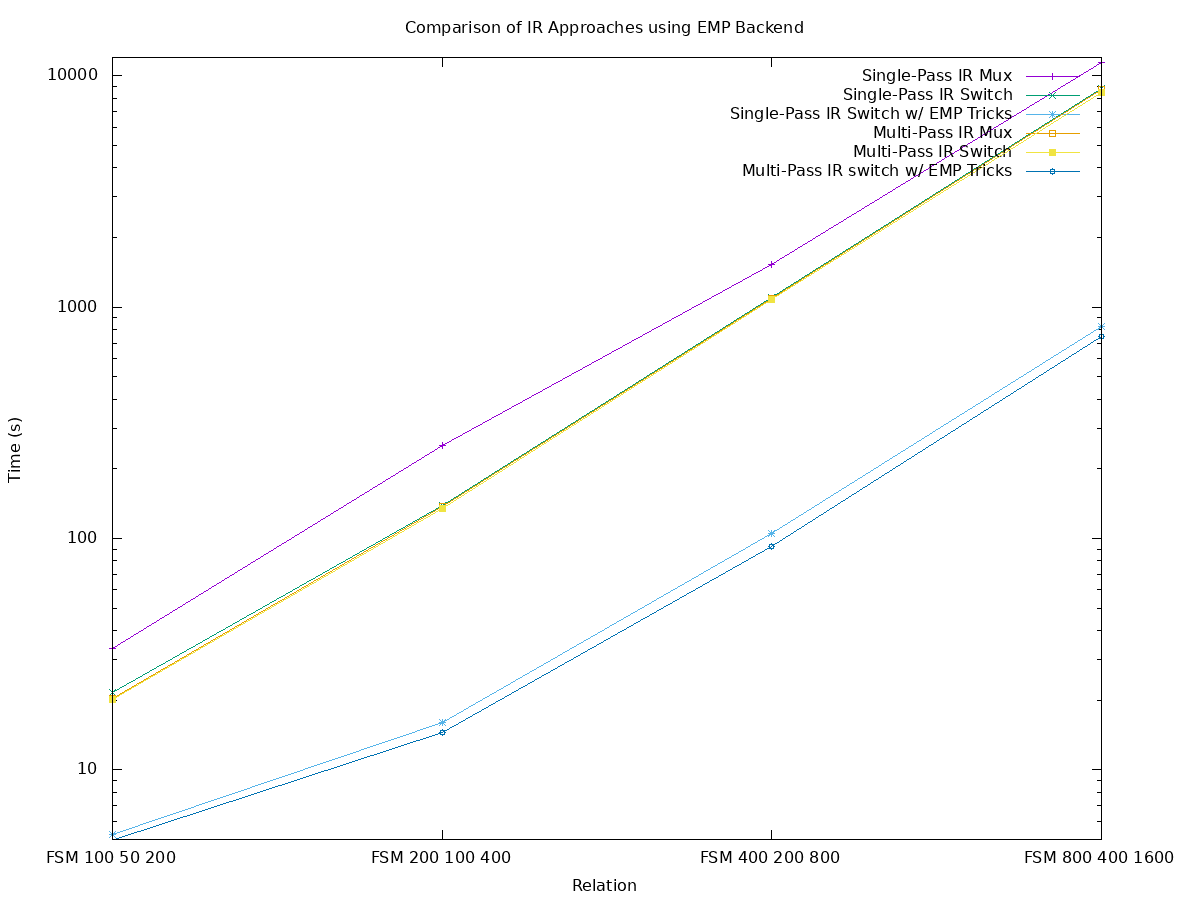

Recreate this plot in gnuplot.
set datafile separator ','
set key autotitle columnhead
unset autoscale y
set yrange [5:12000]
set logscale y
set title 'Comparison of IR Approaches using EMP Backend'
set xlabel 'Relation'
set ylabel 'Time (s)'
set terminal png size 1200,900
set output 'timing_results_fsm.png'
plot 'timing_results_fsm.csv' using 2:xtic(1) with linespoints, \
    '' using 3:xtic(1) with linespoints, \
    '' using 4:xtic(1) with linespoints, \
    '' using 5:xtic(1) with linespoints, \
    '' using 6:xtic(1) with linespoints, \
    '' using 7:xtic(1) with linespoints
